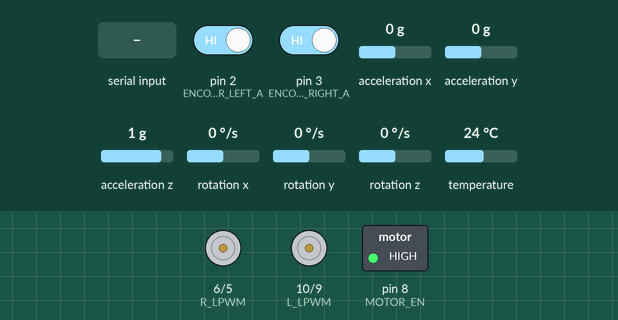
Recording of a sketch running on a simulated Arduino Uno, built with avr-gcc and run on an emulated ATmega328P. On the bench: motor-driver pin pairs drawn as motors (green arrow = first pin HIGH = forward, orange = second pin HIGH = backward, longer = more drive), switched loads named in the sketch (green lamp = pin HIGH). Inputs (shaded band) come from the test bench; at power-on: pin 2 (ENCODER_LEFT_A) HIGH, pin 3 (ENCODER_RIGHT_A) HIGH, acceleration x 0 g, acceleration y 0 g, acceleration z 1 g, rotation x 0 °/s, rotation y 0 °/s, rotation z 0 °/s, temperature 24 °C. What the sketch prints to the serial monitor is not drawn.

Above: at 1.2 s.
1.3 s: "M 120 -80\n" received over Serial
At 1.8 s:
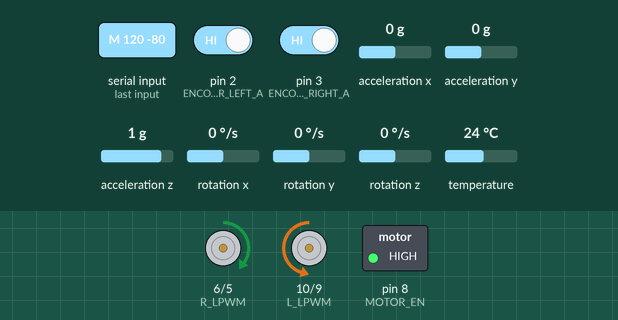
3.4 s: "W90\n" received over Serial
At 3.9 s:
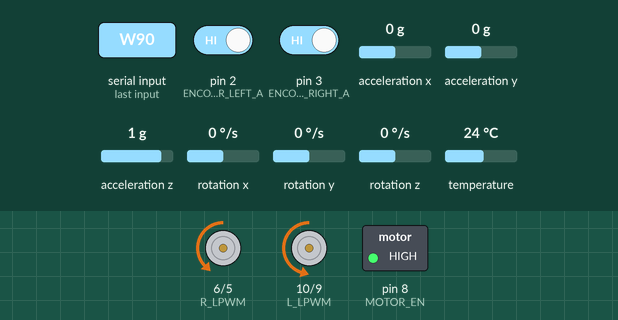
5.5 s: "S90\n" received over Serial
At 6.0 s:
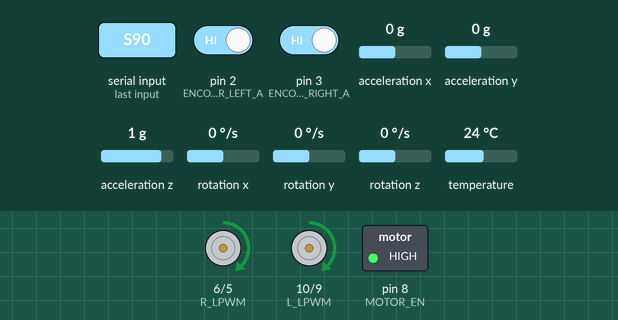
7.6 s: "A90\n" received over Serial
At 7.9 s:
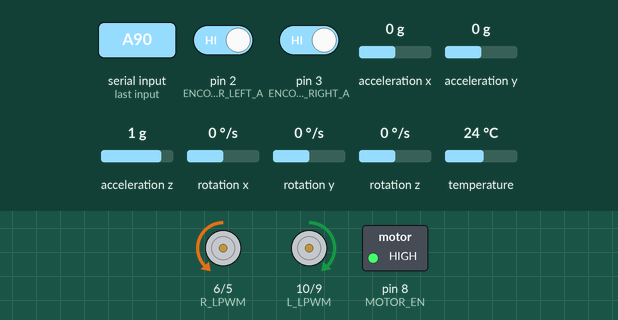
Timing chart, 0 to 10.6 s (numbered marks = the images above; inputs shaded):
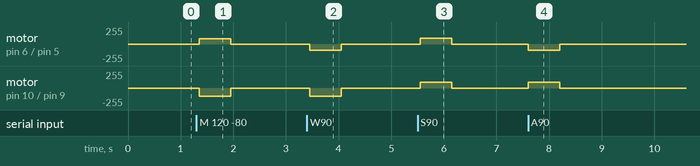

The sketch:

Trolley-X-unified-Spinal-setup.ino
```cpp
/*
 * Trolley-X: UNIFIED Spinal Cord (v3 - BTS7960 differential drive)
 * Architecture: Non-Blocking State Machine, line-based serial parser.
 *
 * WHAT CHANGED FROM v2 (L298N -> BTS7960)
 *  - Motor drivers are now 2x BTS7960, one per side. Each side's two motors
 *    are wired in PARALLEL on that module's M+/M-.
 *  - Each side is driven by two PWM lines, RPWM and LPWM (no EN/IN pins).
 *    RPWM drives one direction, LPWM the other. Only ONE is ever non-zero,
 *    so the H-bridge never shoot-throughs.
 *  - R_EN + L_EN on both modules are jumpered together to Arduino pin 8,
 *    which is held HIGH to enable the bridges. Motion stops via PWM=0
 *    (watchdog / X) and the hardware E-stop cuts the motor rail.
 *  - MAX_PWM dropped to 120. The BTS7960 drops ~0.1 V (vs the L298N's ~2-3 V),
 *    so the motor now sees nearly the full rail. 120/255 keeps a 6 V motor at
 *    about 6 V even on a full 3S pack. DO NOT raise this without checking the
 *    motor voltage, or you will cook the 6 V motors.
 *  - Pin map: LEFT  RPWM=9  LPWM=10 ; RIGHT RPWM=5 LPWM=6. Encoders unchanged.
 *
 * SERIAL PROTOCOL (Pi -> Arduino), one command per line, '\n' terminated:
 *   X                stop
 *   M <left> <right> signed per-wheel PWM, e.g. "M 120 -80" (arc/spin/drive)
 *   W <pwm>          forward straight (encoder PID keeps a straight line)
 *   S <pwm>          reverse both wheels
 *   A <pwm>          spin left in place
 *   D <pwm>          spin right in place
 *   (a bare W/S/A/D with no number uses the default speed)
 *
 * TELEMETRY (Arduino -> Pi, 20 Hz): CSV "left_m,right_m,accel_x,gyro_z"
 */

#include <Adafruit_MPU6050.h>
#include <Adafruit_Sensor.h>
#include <Wire.h>

Adafruit_MPU6050 mpu;

// --- MOTOR DRIVER PINS: 2x BTS7960 (RPWM/LPWM per side). Forward = RPWM. ---
const int L_RPWM = 9;   const int L_LPWM = 10;   // LEFT module
const int R_RPWM = 5;   const int R_LPWM = 6;    // RIGHT module
const int MOTOR_EN = 8; // R_EN+L_EN of BOTH modules, jumpered together to pin 8
const int ENCODER_LEFT_A = 2;  const int ENCODER_LEFT_B = 4;
const int ENCODER_RIGHT_A = 3; const int ENCODER_RIGHT_B = 11;

// --- TUNING CONSTANTS ---
const int   DRIVE_SPEED = 100;   // default PWM for a bare "W"
const int   TURN_SPEED  = 120;   // default PWM for a bare "A"/"D" spin
const int   MAX_PWM     = 120;   // ceiling: BTS7960 ~0 drop, keeps 6 V motors near 6 V
const float METERS_PER_TICK_LEFT  = (3.14159 * 0.065) / 332.0;
const float METERS_PER_TICK_RIGHT = (3.14159 * 0.065) / 325.0;
const unsigned long CMD_TIMEOUT_MS = 600;   // watchdog: stop if no command in this window

// --- SYSTEM STATE ---
volatile long leftTicks = 0;
volatile long rightTicks = 0;

char currentCmd = 'X';
int  cmdLeftPwm = 0;             // used by 'M'
int  cmdRightPwm = 0;            // used by 'M'
int  cmdSpeed = 0;               // used by W/S/A/D (0 => use default)
unsigned long lastCmdTime = 0;

// Line buffer
const int BUF_LEN = 24;
char buf[BUF_LEN];
int  bufIdx = 0;

// Timing
unsigned long lastLoopTime = 0;
const int LOOP_INTERVAL_MS = 50; // 20 Hz control + telemetry

// Straight-line PID trackers (for 'W')
long leftTicksAtStart = 0;
long rightTicksAtStart = 0;

void setup() {
  Serial.begin(9600);

  pinMode(L_RPWM, OUTPUT); pinMode(L_LPWM, OUTPUT);
  pinMode(R_RPWM, OUTPUT); pinMode(R_LPWM, OUTPUT);
  analogWrite(L_RPWM, 0); analogWrite(L_LPWM, 0);
  analogWrite(R_RPWM, 0); analogWrite(R_LPWM, 0);
  pinMode(MOTOR_EN, OUTPUT); digitalWrite(MOTOR_EN, HIGH);  // enable both BTS7960 bridges
  pinMode(ENCODER_LEFT_A, INPUT); pinMode(ENCODER_LEFT_B, INPUT);
  pinMode(ENCODER_RIGHT_A, INPUT); pinMode(ENCODER_RIGHT_B, INPUT);

  attachInterrupt(digitalPinToInterrupt(ENCODER_LEFT_A), countLeft, RISING);
  attachInterrupt(digitalPinToInterrupt(ENCODER_RIGHT_A), countRight, RISING);

  if (!mpu.begin()) {
    Serial.println("ERR: IMU_NOT_FOUND");
    while (1) { delay(10); }
  }
  mpu.setAccelerometerRange(MPU6050_RANGE_8_G);
  mpu.setGyroRange(MPU6050_RANGE_500_DEG);
  mpu.setFilterBandwidth(MPU6050_BAND_21_HZ);

  stopMotors();
  lastCmdTime = millis();
}

void loop() {
  // 1. NON-BLOCKING LISTENER: read a full line, then parse it.
  while (Serial.available() > 0) {
    char c = Serial.read();
    if (c == '\n' || c == '\r') {
      if (bufIdx > 0) { buf[bufIdx] = '\0'; parseLine(buf); bufIdx = 0; }
    } else if (bufIdx < BUF_LEN - 1) {
      buf[bufIdx++] = c;
    }
  }

  // 2. 20 Hz HEARTBEAT: watchdog, drive, telemetry.
  if (millis() - lastLoopTime >= LOOP_INTERVAL_MS) {
    lastLoopTime = millis();
    if (millis() - lastCmdTime > CMD_TIMEOUT_MS) { currentCmd = 'X'; }  // watchdog
    executeMotionState();
    transmitTelemetry();
  }
}

// --- COMMAND PARSER ---
void parseLine(char *line) {
  char cmd = line[0];
  if (cmd == 'X' || cmd == 'W' || cmd == 'S' || cmd == 'A' || cmd == 'D' || cmd == 'M') {
    if (cmd == 'M') {
      int l = 0, r = 0;
      if (sscanf(line + 1, "%d %d", &l, &r) == 2) {
        cmdLeftPwm = clampPwm(l);
        cmdRightPwm = clampPwm(r);
        currentCmd = 'M';
        lastCmdTime = millis();
      }
      return;
    }
    int v = 0;
    cmdSpeed = (sscanf(line + 1, "%d", &v) == 1) ? clampPwm(v) : 0;
    if (cmd == 'W' && currentCmd != 'W') {   // reset PID datum when entering forward
      leftTicksAtStart = leftTicks;
      rightTicksAtStart = rightTicks;
    }
    currentCmd = cmd;
    lastCmdTime = millis();
  }
}

int clampPwm(int v) {
  if (v > MAX_PWM) return MAX_PWM;
  if (v < -MAX_PWM) return -MAX_PWM;
  return v;
}

// --- MOTION ---
void executeMotionState() {
  if (currentCmd == 'X') {
    stopMotors();
  }
  else if (currentCmd == 'M') {
    setWheel(true, cmdLeftPwm);     // left
    setWheel(false, cmdRightPwm);   // right
  }
  else if (currentCmd == 'W') {
    int base = (cmdSpeed > 0) ? cmdSpeed : DRIVE_SPEED;
    float leftDist  = (leftTicks - leftTicksAtStart) * METERS_PER_TICK_LEFT;
    float rightDist = (rightTicks - rightTicksAtStart) * METERS_PER_TICK_RIGHT;
    float error = leftDist - rightDist;
    int leftPWM  = constrain(base - (int)(error * 4000.0), 0, MAX_PWM);
    int rightPWM = constrain(base + (int)(error * 4000.0), 0, MAX_PWM);
    setWheel(true, leftPWM);
    setWheel(false, rightPWM);
  }
  else if (currentCmd == 'S') {
    int s = (cmdSpeed > 0) ? cmdSpeed : DRIVE_SPEED;
    setWheel(true, -s); setWheel(false, -s);
  }
  else if (currentCmd == 'A') {         // spin left: left back, right fwd
    int s = (cmdSpeed > 0) ? cmdSpeed : TURN_SPEED;
    setWheel(true, -s); setWheel(false, +s);
  }
  else if (currentCmd == 'D') {         // spin right: left fwd, right back
    int s = (cmdSpeed > 0) ? cmdSpeed : TURN_SPEED;
    setWheel(true, +s); setWheel(false, -s);
  }
}

// Drive one side by a signed PWM. Positive = forward (RPWM). Only one of the
// two PWM inputs is ever non-zero, so the H-bridge never shoot-throughs.
void setWheel(bool left, int pwm) {
  int mag = abs(pwm);
  if (mag > MAX_PWM) mag = MAX_PWM;
  int rpwm = (pwm > 0) ? mag : 0;
  int lpwm = (pwm < 0) ? mag : 0;
  if (left) {
    analogWrite(L_RPWM, rpwm); analogWrite(L_LPWM, lpwm);
  } else {
    analogWrite(R_RPWM, rpwm); analogWrite(R_LPWM, lpwm);
  }
}

void stopMotors() {
  analogWrite(L_RPWM, 0); analogWrite(L_LPWM, 0);
  analogWrite(R_RPWM, 0); analogWrite(R_LPWM, 0);
}

void transmitTelemetry() {
  sensors_event_t a, g, temp;
  mpu.getEvent(&a, &g, &temp);
  float leftTotalDist  = leftTicks * METERS_PER_TICK_LEFT;
  float rightTotalDist = rightTicks * METERS_PER_TICK_RIGHT;
  Serial.print(leftTotalDist, 4); Serial.print(",");
  Serial.print(rightTotalDist, 4); Serial.print(",");
  Serial.print(a.acceleration.x, 4); Serial.print(",");
  Serial.println(g.gyro.z, 4);
}

// --- ENCODER INTERRUPTS ---
void countLeft() {
  if (digitalRead(ENCODER_LEFT_B) == HIGH) { leftTicks++; } else { leftTicks--; }
}
void countRight() {
  if (digitalRead(ENCODER_RIGHT_B) == HIGH) { rightTicks--; } else { rightTicks++; }
}
```

Measured:
- after the input at 1.3 s, motor on pin 6 (R_LPWM) / pin 5 (R_RPWM): stopped → forward 80/255 after 0.05 s, → stopped 0.60 s later; motor on pin 10 (L_LPWM) / pin 9 (L_RPWM): stopped → backward 120/255 after 0.05 s, → stopped 0.60 s later
- after the input at 3.4 s, motor on pin 6 (R_LPWM) / pin 5 (R_RPWM): stopped → backward 90/255 after 0.05 s, → stopped 0.60 s later; motor on pin 10 (L_LPWM) / pin 9 (L_RPWM): stopped → backward 120/255 after 0.05 s, → stopped 0.60 s later
- after the input at 5.5 s, motor on pin 6 (R_LPWM) / pin 5 (R_RPWM), motor on pin 10 (L_LPWM) / pin 9 (L_RPWM): stopped → forward 90/255 after 0.05 s, → stopped 0.60 s later
- after the input at 7.6 s, motor on pin 6 (R_LPWM) / pin 5 (R_RPWM): stopped → backward 90/255 at once, → stopped 0.60 s later; motor on pin 10 (L_LPWM) / pin 9 (L_RPWM): stopped → forward 90/255 at once, → stopped 0.60 s later
